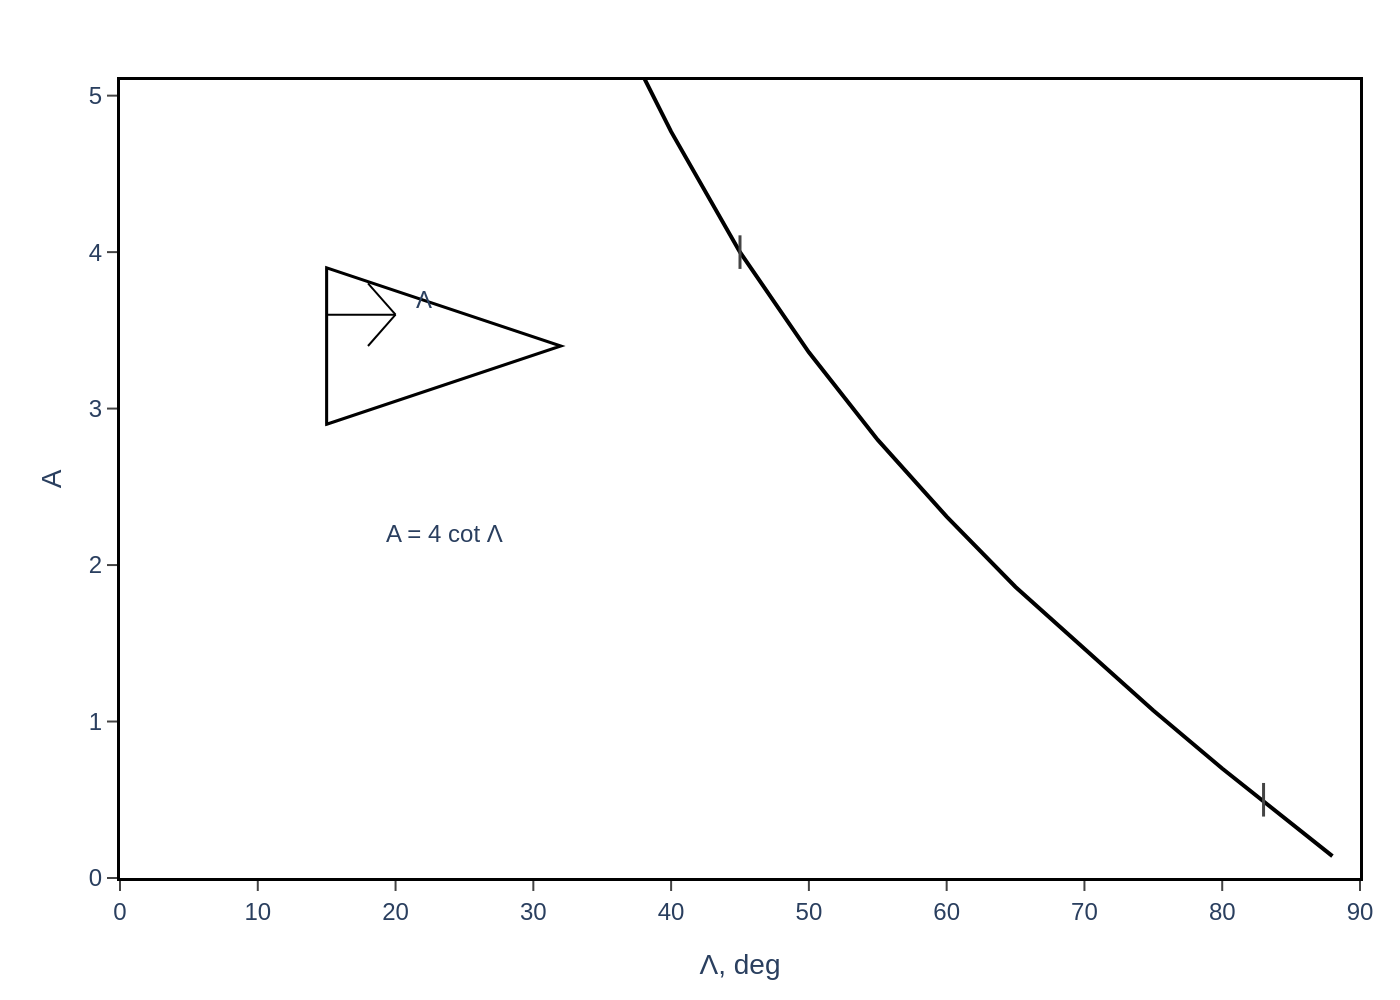

The Python source for this figure:
import sys
import json
import plotly.graph_objects as go
import pathlib

# Check for command-line argument
if len(sys.argv) != 2:
    print("Usage: python script.py <path_to_json_file>")
    sys.exit(1)

json_path = sys.argv[1]

# Read data and settings from the JSON file
try:
    with open(json_path, 'r', encoding='utf-8') as f:
        chart_data = json.load(f)
except FileNotFoundError:
    print(f"Error: JSON file not found at {json_path}")
    sys.exit(1)
except json.JSONDecodeError:
    print(f"Error: Could not decode JSON from {json_path}")
    sys.exit(1)

# Initialize figure
fig = go.Figure()

# Add data series from JSON
for i, series in enumerate(chart_data.get('chart_data', [])):
    color = chart_data.get('colors', [])[i % len(chart_data.get('colors', ['#000000']))]
    fig.add_trace(go.Scatter(
        x=series.get('x'),
        y=series.get('y'),
        mode=series.get('mode', 'lines'),
        name=series.get('name', ''),
        line=dict(color=color, width=2),
        marker=dict(
            color=color,
            symbol=series.get('marker', {}).get('symbol'),
            size=series.get('marker', {}).get('size'),
            line=series.get('marker', {}).get('line')
        ) if 'marker' in series else None,
        showlegend=False
    ))

# Extract text elements
texts = chart_data.get('texts', {})
title_text = texts.get('title')
x_axis_title = texts.get('x_axis_title')
y_axis_title = texts.get('y_axis_title')
annotations_data = texts.get('annotations', [])

# Update layout
fig.update_layout(
    font=dict(family="Arial", size=12),
    title=dict(text=title_text) if title_text else None,
    xaxis=dict(
        title=x_axis_title,
        range=[0, 90],
        dtick=10,
        showline=True,
        linewidth=1.5,
        linecolor='black',
        mirror=True,
        showgrid=False,
        ticks='outside'
    ),
    yaxis=dict(
        title=dict(text=y_axis_title, standoff=10),
        range=[0, 5.1],
        dtick=1,
        showline=True,
        linewidth=1.5,
        linecolor='black',
        mirror=True,
        showgrid=False,
        ticks='outside'
    ),
    plot_bgcolor='white',
    paper_bgcolor='white',
    margin=dict(l=60, r=20, t=40, b=50),
    showlegend=False,
    shapes=chart_data.get('shapes', [])
)

# Add annotations
for ann in annotations_data:
    fig.add_annotation(ann)

# Generate output filename from JSON path
output_filename = pathlib.Path(json_path).stem + ".png"

# Write image file
fig.write_image(output_filename, scale=2)

print(f"Chart saved to {output_filename}")
